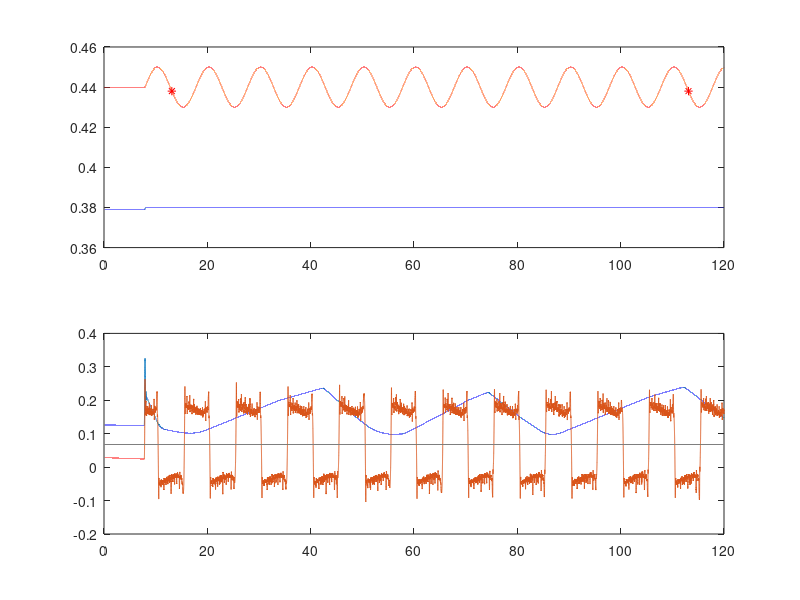

MATLAB code to generate this figure: (Note: this script raises an error after producing the figure.)
clear all; close all; clc;
%%%%%%%%%%%%%%%%%%%%%%%%%%%%
% Fit gravity compensation %
%%%%%%%%%%%%%%%%%%%%%%%%%%%%


load data/sine_tr_up_up
joint = 2;
ref_0 = 0.439;
t_stop = 115;

% plot data
figure;
subplot(2,1,1); plot(time,ref);
subplot(2,1,2); plot(time,u);

% find start and end position
tstart = find(ref(:,joint)<ref_0-0.001,1,'first');
tend = find(ref(:,joint)>ref_0-0.001 & time<t_stop,1,'last');
subplot(2,1,1); hold all; 
plot(time(tstart),ref(tstart,joint),'r*',time(tend),ref(tend,joint),'r*');
% compute gravity term
u_g = mean(u(tstart:tend,joint))
subplot(2,1,2); hold all;
plot(time,ones(size(time)).*u_g,'k');

%% Equilibrium model
load motion_Volt_angle
xsp1 = 0.38; xsp2 = 0.44;
qn = [spindle1_to_angle0(xsp1);spindle2_to_angle2(xsp2)];
qdn = [0;0];
S_n = double(subs(S,[q;qd],[qn;qdn]));
H_n = double(subs(H,[q;qd],[qn;qdn]));
tau_eq = inv(S_n)*H_n;
tau_eq(joint)

plot(time,ones(size(time)).*tau_eq(joint),'r--');

%% simulate sine
% load motion_Volt_angle
% t = linspace(0,10,20).';
% Fs = 0.1;
% sine = 0.44+0.01*sin(t*Fs*2*pi);
% q_num = spindle2_to_angle2(sine);
% qd_num = [diff(q_num);0];
% qdd_num = [diff(qd_num);0];
% q1 = spindle1_to_angle0(0.38);
% 
% tau_model = zeros(size(t));
% S_inv = inv(S);
% for i=1:1:length(t)
%     clc; i
%     M_num = double(subs(M,[q;qd],[q1;q_num(i);0;qd_num(i)]));
%     H_num = double(subs(H,[q;qd],[q1;q_num(i);0;qd_num(i)]));
%     
%     tau_tmp = S_inv*(M_num*[0;q_num(i)]+H_num);
%     tau_model(i) = tau_tmp(2);
% end
% 
% subplot(2,1,2); plot(t+10,tau_model);

all_grids_on();




